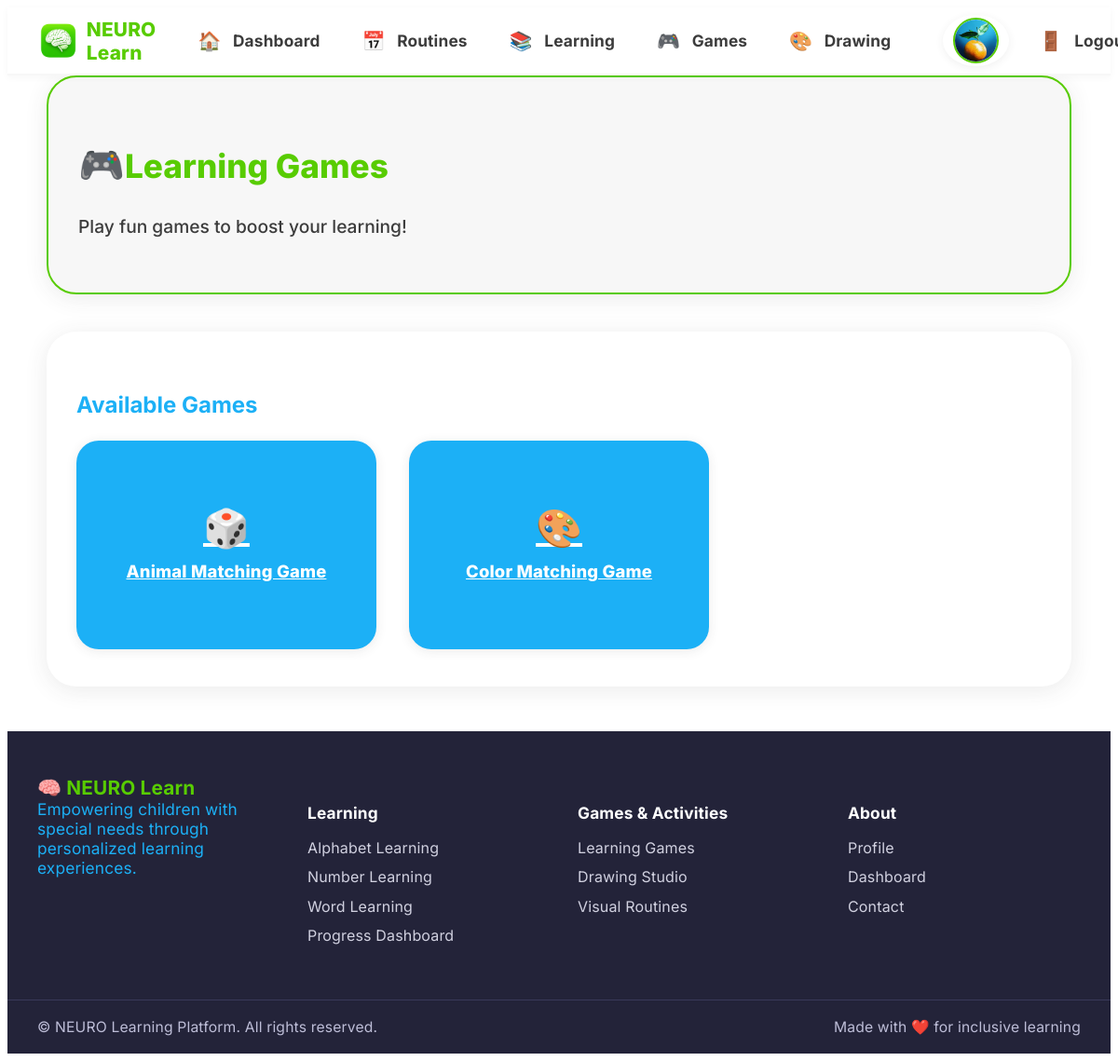
Page /games/ (signed in) on the committed database.
### apps/users/models.py (models this page shows, shortened)
class CustomUser(AbstractUser):
    class UserRole(models.TextChoices):
        PARENT = 'parent', _('Parent')
        THERAPIST = 'therapist', _('Therapist')
        TEACHER = 'teacher', _('Teacher')
        CHILD = 'child', _('Child')
    email = models.EmailField(_('email address'), unique=True)
    role = models.CharField(
        max_length=20,
        choices=UserRole.choices,
        default=UserRole.PARENT,
        help_text=_('User role in the system')
    )
    username = models.CharField(max_length=150, unique=True, blank=True, null=True)
    phone_number = models.CharField(max_length=15, blank=True, null=True)
    date_of_birth = models.DateField(blank=True, null=True)
    profile_picture = models.ImageField(upload_to='profile_pics/', blank=True, null=True)
    USERNAME_FIELD = 'email'
    REQUIRED_FIELDS = ['username', 'role']
    class Meta:
        verbose_name = _('user')
        verbose_name_plural = _('users')

### apps/games/models.py (models this page shows, shortened)
class Game(models.Model):
    name = models.CharField(max_length=100)
    description = models.TextField()
    is_active = models.BooleanField(default=True)
    created_at = models.DateTimeField(auto_now_add=True)
    updated_at = models.DateTimeField(auto_now=True)

### apps/games/views.py (the view)
# urls.py: path('', views.games_dashboard, name='dashboard'),
@login_required
def games_dashboard(request):
    games = Game.objects.filter(is_active=True)
    progress = GameProgress.objects.filter(child=request.user)
    progress_dict = {p.game_id: p for p in progress}
    context = {
        'games': games,
        'progress': progress_dict,
        'progress_list': list(progress),
    }
    return render(request, 'games/dashboard.html', context)

### templates/games/dashboard.html (shortened to what this page needs)
{% extends 'base.html' %}
{% load static %}
{% block content %}
<div class="duo-dashboard-container mx-auto py-5">
    <div class="duo-card welcome-card text-center shadow-sm mb-4">
        <h2 class="duo-title mb-2">
            <span class="me-2" style="font-size:2.5rem;">🎮</span>Learning Games
        </h2>
        <p class="duo-lead">Play fun games to boost your learning!</p>
    </div>
    <div class="duo-card shadow-sm p-4">
        <h3 class="duo-section-title mb-4 text-center">Available Games</h3>
        <div class="duo-dashboard-grid">
            {% for game in games %}
            {% if 'color matching' in game.name|lower %}
            <a href="{% url 'games:color_matching_levels' %}" class="duo-module-card duo-blue text-center d-flex flex-column align-items-center justify-content-center text-decoration-none">
                <span class="duo-icon mb-2">🎨</span>
                <span class="duo-module-title">{{ game.name }}</span>
            </a>
            {% else %}
            <a href="#" class="duo-module-card duo-blue text-center d-flex flex-column align-items-center justify-content-center text-decoration-none disabled">
                <span class="duo-icon mb-2">{{ game.icon|default:'🎲' }}</span>
                <span class="duo-module-title">{{ game.name }}</span>
            </a>
            {% endif %}
            {% empty %}
            <div class="text-center w-100 text-muted">No games available yet.</div>
            {% endfor %}
        </div>
    </div>
</div>
{% endblock %}

### templates/base.html (shortened to what this page needs)
<!DOCTYPE html>
<html lang="en">
<head>
    {% load static %}
    <link rel="stylesheet" href="/static/css/child_dashboard_duolingo.css">
    <link rel="stylesheet" href="/static/css/duo_header_footer.css">
</head>
<body>
    <header class="duo-header">
        <div class="container-fluid d-flex align-items-center justify-content-between py-2">
            <div class="d-flex align-items-center">
                <a href="/dashboard/" class="duo-logo-link">
                    <img src="{% static 'img/green_brain_icon.png' %}" alt="NEURO Learn Logo" class="duo-logo" style="width:2.8rem; height:2.8rem; object-fit:contain; vertical-align:middle;">
                    <span class="duo-brand">NEURO Learn</span>
                </a>
            </div>
            <nav class="duo-nav d-flex align-items-center">
                <a href="/dashboard/" class="duo-nav-link" title="Dashboard"><span class="duo-nav-icon">🏠</span><span class="duo-nav-label">Dashboard</span></a>
                <a href="/routines/" class="duo-nav-link" title="My Routines"><span class="duo-nav-icon">📅</span><span class="duo-nav-label">Routines</span></a>
                <a href="/learning/" class="duo-nav-link" title="Learning"><span class="duo-nav-icon">📚</span><span class="duo-nav-label">Learning</span></a>
                <a href="/games/" class="duo-nav-link" title="Games"><span class="duo-nav-icon">🎮</span><span class="duo-nav-label">Games</span></a>
                <a href="/drawing/" class="duo-nav-link" title="Drawing"><span class="duo-nav-icon">🎨</span><span class="duo-nav-label">Drawing</span></a>
                <a href="/profile/" class="duo-nav-link duo-avatar-link ms-3" title="Profile">
                    {% if user.profile_picture %}
                        <img src="{{ user.profile_picture.url }}" alt="Profile" class="duo-avatar-img" style="background: none; box-shadow: none;">
                    {% else %}
                        <span class="duo-avatar">{{ user.first_name|default:user.username|first|upper }}</span>
                    {% endif %}
                </a>
                <a href="/logout/" class="duo-nav-link ms-3" title="Logout">
                    <span class="duo-nav-icon">🚪</span>
                    <span class="duo-nav-label">Logout</span>
                </a>
            </nav>
        </div>
    </header>
    <main>
        {% block content %}{% endblock %}
    </main>
    <footer class="duo-footer mt-5">
        <div class="duo-footer-main">
            <div class="duo-footer-col">
                <div class="duo-footer-logo">🧠 NEURO Learn</div>
                <div class="duo-footer-slogan">Empowering children with special needs through personalized learning experiences.</div>
            </div>
            <div class="duo-footer-col">
                <h5>Learning</h5>
                <ul class="duo-footer-links">
                    <li><a href="/learning/alphabet/">Alphabet Learning</a></li>
                    <li><a href="/learning/numbers/">Number Learning</a></li>
                    <li><a href="/learning/words/">Word Learning</a></li>
                    <li><a href="/learning/progress/">Progress Dashboard</a></li>
                </ul>
            </div>
            <div class="duo-footer-col">
                <h5>Games & Activities</h5>
                <ul class="duo-footer-links">
                    <li><a href="/games/">Learning Games</a></li>
                    <li><a href="/drawing/">Drawing Studio</a></li>
                    <li><a href="/routines/">Visual Routines</a></li>
                </ul>
            </div>
            <div class="duo-footer-col">
                <h5>About</h5>
                <ul class="duo-footer-links">
                    <li><a href="/profile/">Profile</a></li>
                    <li><a href="/dashboard/">Dashboard</a></li>
                    <li><a href="#">Contact</a></li>
                </ul>
            </div>
        </div>
        <div class="duo-footer-bottom">
            <span>© {{ now|date:'Y' }} NEURO Learning Platform. All rights reserved.</span>
            <span>Made with ❤️ for inclusive learning</span>
        </div>
    </footer>
</body>
</html>

### static/css/child_dashboard_duolingo.css (style rules this page uses)
body, .child-dashboard-duo { background: #fff !important; color: #3C3C3C; font-family: 'Nunito', 'Segoe UI', Arial, sans-serif; min-height: 100vh; }
.duo-dashboard-container { max-width: 1100px; margin: 0 auto; padding: 0 2rem; }
.duo-dashboard-grid { display: grid; grid-template-columns: repeat(3, 1fr); gap: 2.2rem; margin-top: 1.5rem; }
.duo-card { background: #fff; border-radius: 2rem; box-shadow: 0 4px 24px rgba(60,60,60,0.10); padding: 2.5rem 2rem; margin-bottom: 2.5rem; }
.welcome-card { background: #F7F7F7; border: 2px solid #58CC02; }
.duo-title { font-size: 2.2rem; font-weight: 800; color: #58CC02; }
.duo-lead { font-size: 1.2rem; color: #3C3C3C; font-weight: 500; }
.duo-section-title { font-size: 1.5rem; font-weight: 700; color: #1CB0F6; margin-bottom: 1.5rem; }
.duo-module-card { border-radius: 1.5rem; font-size: 1.1rem; font-weight: 700; box-shadow: 0 2px 12px rgba(60,60,60,0.10); transition: transform 0.18s, box-shadow 0.18s, background 0.18s; border: none; min-height: 160px; min-width: 0; padding: 2rem 1.2rem; display: flex; flex-direction: column; align-items: center; justify-content: center; text-align: center; margin-bottom: 0; background: #fff; }
.duo-blue { background: #1CB0F6 !important; color: #fff !important; }
.duo-icon { font-size: 2.5rem; margin-bottom: 0.7rem; }
.duo-module-title { font-size: 1.15rem; font-weight: 800; letter-spacing: 0.01em; margin-bottom: 0.2rem; }

### static/css/duo_header_footer.css (style rules this page uses)
body, .child-dashboard-duo { font-family: 'Inter', 'Nunito', 'Segoe UI', Arial, sans-serif; }
.duo-header { background: #fff; border-bottom: 2px solid #F7F7F7; box-shadow: 0 2px 8px rgba(60,60,60,0.04); position: sticky; top: 0; z-index: 100; width: 100%; min-height: 54px; }
.duo-header .container-fluid { display: flex; align-items: center; justify-content: space-between; flex-wrap: nowrap; padding: 0.5rem 2rem; }
.duo-logo-link { display: flex; align-items: center; text-decoration: none; margin-right: 2rem; }
.duo-logo { font-size: 2.1rem; margin-right: 0.5rem; color: #58CC02; }
.duo-brand { font-size: 1.3rem; font-weight: 800; color: #58CC02; letter-spacing: 0.01em; }
.duo-nav { display: flex; flex-direction: row; align-items: center; gap: 1.2rem; flex: 1 1 auto; }
.duo-nav-link { display: flex; align-items: center; justify-content: center; background: transparent; border-radius: 1.2rem; padding: 0.32rem 0.8rem; font-size: 1.05rem; color: #3C3C3C; text-decoration: none; font-weight: 700; transition: background 0.15s, color 0.15s, box-shadow 0.15s; box-shadow: none; gap: 0.5rem; }
.duo-nav-icon { font-size: 1.25rem; margin-right: 0.3rem; }
.duo-nav-label { font-size: 1.08rem; font-weight: 700; letter-spacing: 0.01em; }
.duo-avatar-link { padding: 0.2rem 0.7rem; background: #fff !important; color: #fff !important; border-radius: 50%; font-size: 1.2rem; margin-left: 1.5rem; box-shadow: 0 2px 8px rgba(60,60,60,0.08); border: none; }
.duo-footer { background: #232339; color: #fff; border-top: none; font-size: 1rem; font-weight: 400; letter-spacing: 0.01em; margin-top: 3rem; box-shadow: none; padding: 0; }
.duo-footer-slogan { color: #1CB0F6; font-size: 1.08rem; margin-bottom: 1.2rem; }
.duo-footer-main { max-width: 1200px; margin: 0 auto; padding: 3rem 2rem 1.5rem 2rem; display: flex; flex-wrap: wrap; gap: 2.5rem; justify-content: space-between; }
.duo-footer-col { min-width: 180px; flex: 1 1 180px; margin-bottom: 1.5rem; }
.duo-footer-col h5 { color: #fff; font-size: 1.08rem; font-weight: 700; margin-bottom: 1.1rem; letter-spacing: 0.01em; }
.duo-footer-links { list-style: none; padding: 0; margin: 0; }
.duo-footer-links li { margin-bottom: 0.7rem; }
.duo-footer-links a { color: #d1d1e0; text-decoration: none; font-weight: 400; transition: color 0.15s; }
.duo-footer-bottom { border-top: 1px solid #39395a; padding: 1.2rem 2rem 1.2rem 2rem; display: flex; justify-content: space-between; align-items: center; font-size: 0.98rem; color: #bdbdd7; background: #232339; }
.duo-footer-logo { font-size: 1.3rem; font-weight: 700; color: #58CC02; display: flex; align-items: center; gap: 0.5rem; }
.duo-avatar-img { width: 2.8rem; height: 2.8rem; object-fit: cover; border-radius: 50%; border: 2px solid #58CC02; background: #fff; display: inline-block; }

### rows in the picture
CustomUser: profile_picture (picture)
Game: icon "🎲", name "Animal Matching Game"
Game: name "Color Matching Game"
